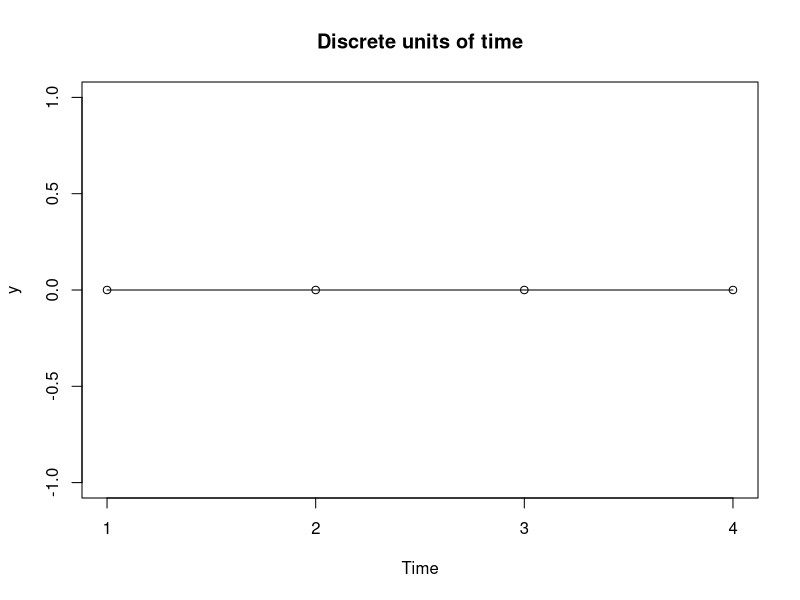
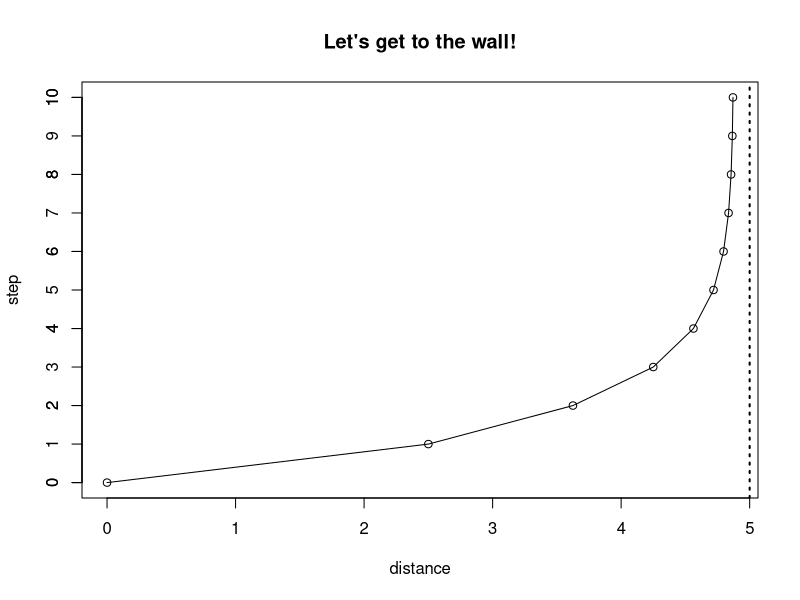
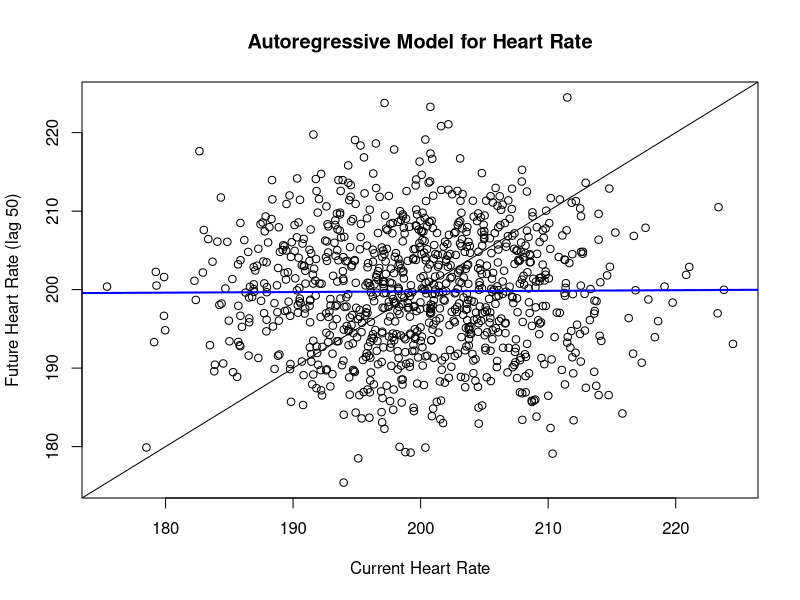
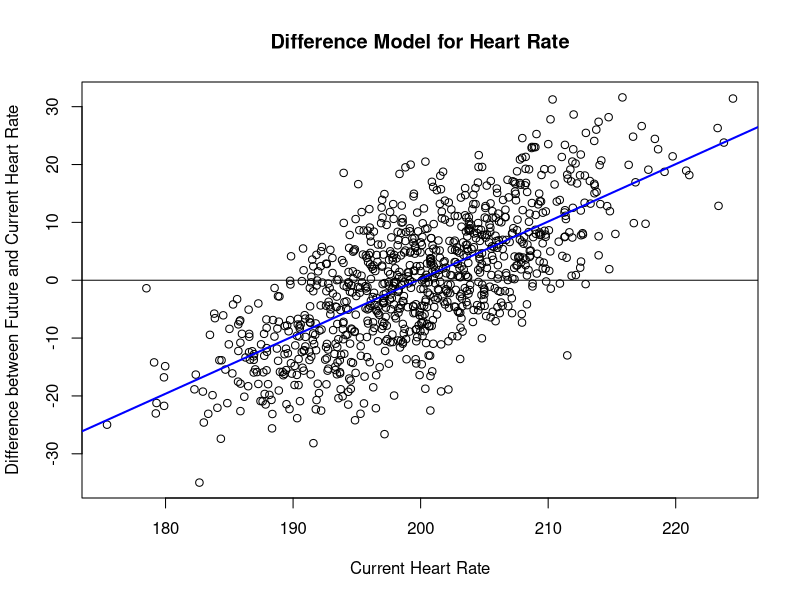
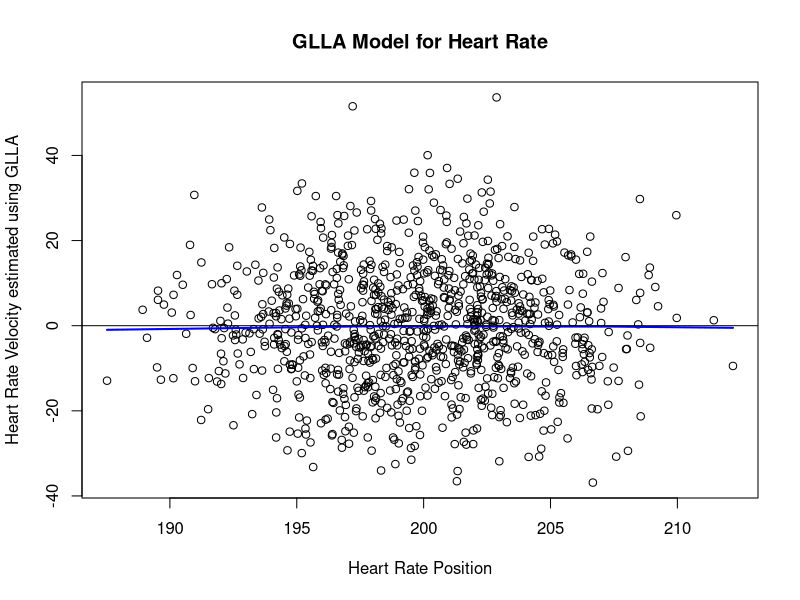

Source code (R) for these figures, in order:
## ----include=FALSE-------------------------------------------------------
require(knitr)
opts_chunk$set(message=FALSE)
opts_chunk$set(tidy.opts=list(width.cutoff=60),tidy=TRUE)
options(scipen=999)


## ----warning=FALSE, message=FALSE, dpi = 300-----------------------------
x <- c(1, 2, 3, 4)
y <- c(0, 0, 0, 0)
marks <- c(1, 2, 3, 4)

plot(x, y, xaxt = "n", 
     xlab='Time', 
     main = "Discrete units of time") + 
  lines(x, y) + 
  axis(1, at = marks, labels = marks) 


## ----warning=FALSE, message=FALSE, dpi = 300-----------------------------

distance <- c(0, 2.5, 3.625, 4.25, 4.5625, 4.71875, 4.796875, 4.835938, 4.855469, 4.865235, 4.870118)
step <- c(0, 1, 2, 3, 4, 5, 6, 7, 8, 9, 10)

df <- data.frame(distance, step)

plot(distance, step, main = "Let's get to the wall!", ylim=c(0, 10)) + 
  lines(smooth.spline(distance, step)) + axis(side=2,at=seq(0,10,1)) + abline(v = 5, lty = 3, lwd = 2)


## ----message=FALSE, dpi = 300--------------------------------------------
require(Hmisc) #for easily making lags and leads in your data
set.seed(999)
anxiety <- as.data.frame(filter(rnorm(1000, 200, 8), filter=rep(1,1), circular=T)) #simulate gaussian noise stationary time series 

colnames(anxiety) <- c("HR")
anxiety$HR <- as.numeric(anxiety$HR)

anxiety$HRlag <- as.numeric(Lag(anxiety$HR, 50)) #where the second number indicates amount to lag by. Note you can also use negative numbers, such as -1, to indicate a lead variable. Usually you'll want to assign this to a new variable so you don't lose your original data.

anxiety$HRlead <- as.numeric(Lag(anxiety$HR, -50)) #lets create a lead as well. 

attach(anxiety)
plot(HRlead, HR,main = "Autoregressive Model for Heart Rate", xlab = "Current Heart Rate", ylab = "Future Heart Rate (lag 50)") + abline(a = 198.204993, b = 0.007827, col = "blue", lwd = 2) + abline(a = 0, b = 1)



## ----message=FALSE, dpi=300----------------------------------------------
anxiety$HRdiff <- anxiety$HR - anxiety$HRlag

plot(anxiety$HR, anxiety$HRdiff, main = "Difference Model for Heart Rate", xlab = "Current Heart Rate", ylab = "Difference between Future and Current Heart Rate") + 
  abline(a = -198.20499, b = 0.99217, col = "blue", lwd = 2) + 
  abline(a = 0, b = 0)



## ----warning=FALSE-------------------------------------------------------
Embed <- function(x,E,tau) {
  len <- length(x)
  out <- x[1:(len-(E*tau)+tau)]
  for(i in 2:E) { out <- cbind(out,x[(1+((i-1)*tau)):(len-(E*tau)+(i*tau))]) }
  return(out)
}

GLLA <- function(x, embed, tau, deltaT, order=2) {
  L <- rep(1,embed)
  for(i in 1:order) {
    L <- cbind(L,(((c(1:embed)-mean(1:embed))*tau*deltaT)^i)/factorial(i))
  }
  
  W <- solve(t(L)%*%L)%*%t(L)
  EMat <- Embed(x,embed,1)
  Estimates <- EMat%*%t(W)
  
  return(Estimates)
}


## ----warning=FALSE, dpi = 300, message=FALSE-----------------------------
GLLAHR <- GLLA(x=anxiety$HR,embed=4,tau=1, deltaT = .25, order=1) #makes new dataframe with original variable (HR) as first column, and 1st order derivative (velocity) as second column
GLLAHR <- as.data.frame(GLLAHR) #make into dataframe
colnames(GLLAHR) <- c("HRposition", "HRvelocity") #rename columns for ease of tracking variables
plot(GLLAHR$HRposition, GLLAHR$HRvelocity, main = "GLLA Model for Heart Rate", xlab = "Heart Rate Position", ylab = "Heart Rate Velocity estimated using GLLA") + lines(lowess(GLLAHR$HRposition, GLLAHR$HRvelocity, f = 50, delta = 10), col = "blue", lwd = 2) + abline(a = 0, b = 0) #plot results
 


## ----warning=FALSE-------------------------------------------------------
 ContrastsGOLD <- function(Time,max) {
         Xi <- matrix(NA,max+1,length(Time))
       	  	for(r in 0:max) {
          	    	Xi[r+1,] <- (Time^r)
          	    	if(r>0) {
                   	for(p in 0:(r-1)) {
                       	 Xi[r+1,] <- Xi[r+1,] -
                      	       (Xi[p+1,]*(sum(Xi[p+1,]*(Time^r)))/(sum(Xi[p+1,]*(Time^p))))
                       	 }}}
         DXi <- diag(1/factorial(c(0:max)))%*%Xi
	 	 t(DXi)%*%solve(DXi%*%t(DXi))
         }
    
	GOLD <- function(x, Time, max,tau) {
          W <- ContrastsGOLD(Time,max)
          X <- Embed(x,length(Time),tau)
          Est <- X%*%W
          return(Est)          
          }
         
    Embed <- function(x,E,tau) {
         len <- length(x)
         out <- x[1:(len-(E*tau)+tau)]
         for(i in 2:E) {
              out <- cbind(out,x[(1+((i-1)*tau)):(len-(E*tau)+(i*tau))])
              }
         return(out)
         }
